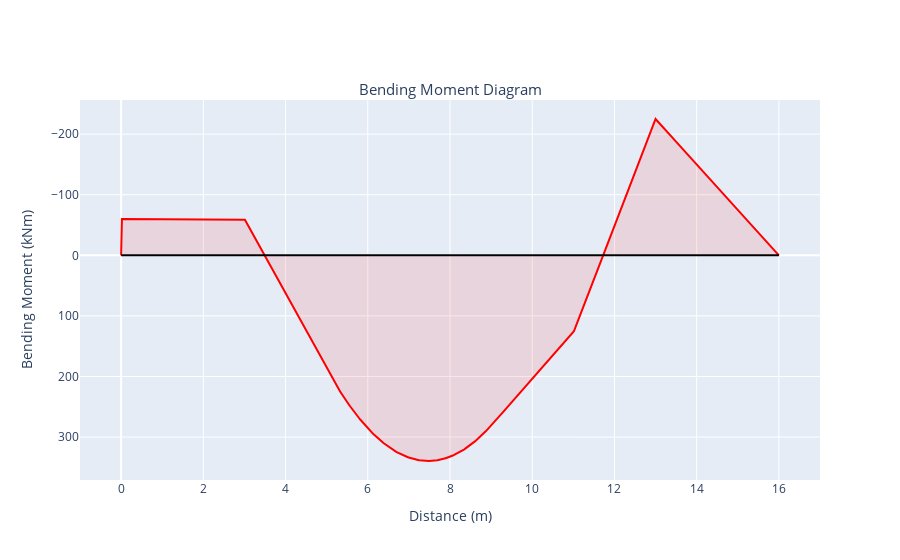

The notebook cell saved with this chart:
### Code cell
#Define the layout object
layout = go.Layout(
    title={
        'text': "Bending Moment Diagram",
        'y':0.85,
        'x':0.5,
        'xanchor': 'center',
        'yanchor': 'top'},
    titlefont=dict(size=15),
    yaxis = dict(
        title='Bending Moment (kNm)',
        autorange="reversed",   
    ),
    xaxis = dict(
        title='Distance (m)',       
        range=[-1, span+1]
    ),
    showlegend=False 
)

#Define the Bending Moment trace
line = go.Scatter(
    x = X,
    y = -sum(bendingMoment),
    mode='lines',
    name='Bending Moment',
    fill='tonexty',
    line_color='red',
    fillcolor='rgba(255, 0, 0, 0.1)'
)

#Define a horizontal line to represent the structure
axis = go.Scatter(
    x = [0, span],
    y = [0,0],
    mode='lines',
    line_color='black'
)

#Generate and view the figure
fig = go.Figure(data=[line, axis], layout=layout)
py.offline.iplot(fig)

### Figure 1 — Plotly figure (JSON) as saved in the notebook; plotly's stock layout.template omitted (floating-point values rounded to 4 significant figures; data arrays with more than 128 entries replaced by an {"elided": "..."} marker saying what was removed)
{"data": [{"fill": "tonexty", "fillcolor": "rgba(255, 0, 0, 0.1)", "line": {"color": "red"}, "mode": "lines", "name": "Bending Moment", "type": "scatter", "x": {"elided": "3201 float values"}, "y": {"elided": "3201 float values"}}, {"line": {"color": "black"}, "mode": "lines", "type": "scatter", "x": [0, 16], "y": [0, 0]}], "layout": {"showlegend": false, "title": {"font": {"size": 15}, "text": "Bending Moment Diagram", "x": 0.5, "xanchor": "center", "y": 0.85, "yanchor": "top"}, "xaxis": {"range": [-1, 17], "title": {"text": "Distance (m)"}}, "yaxis": {"autorange": "reversed", "title": {"text": "Bending Moment (kNm)"}}}}
